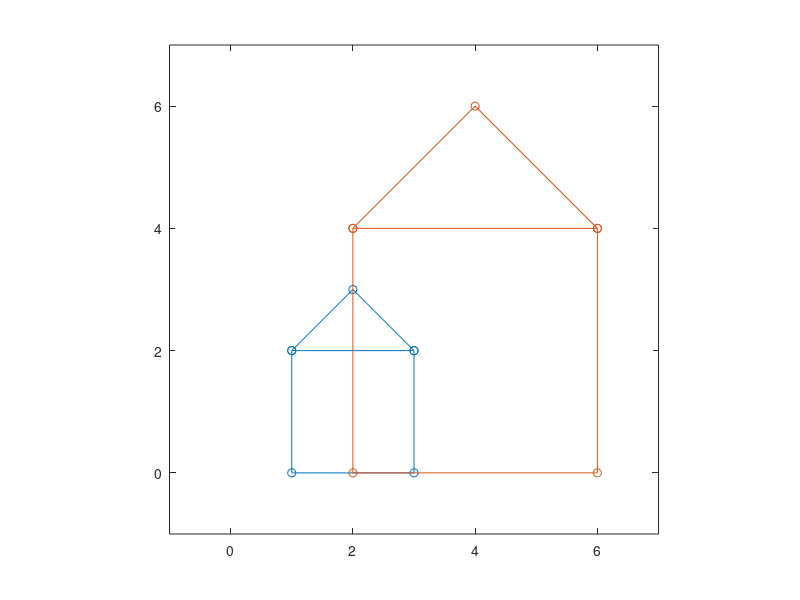

Write MATLAB code to recreate this figure. (Note: this script raises an error after producing the figure.)
% dilation

D=[1 1 3 3 2 1 3; 2 0 0 2 3 2 2];
x=D(1,:);
y=D(2,:);

T=[2 0;0 2];
TD=T*D;
x1=TD(1,:);
y1=TD(2,:);

plot(x,y,'o-',x1,y1,'o-');
axis([-1 7 -1 7],'equal');
gird on;
legend('original', 'expanded');